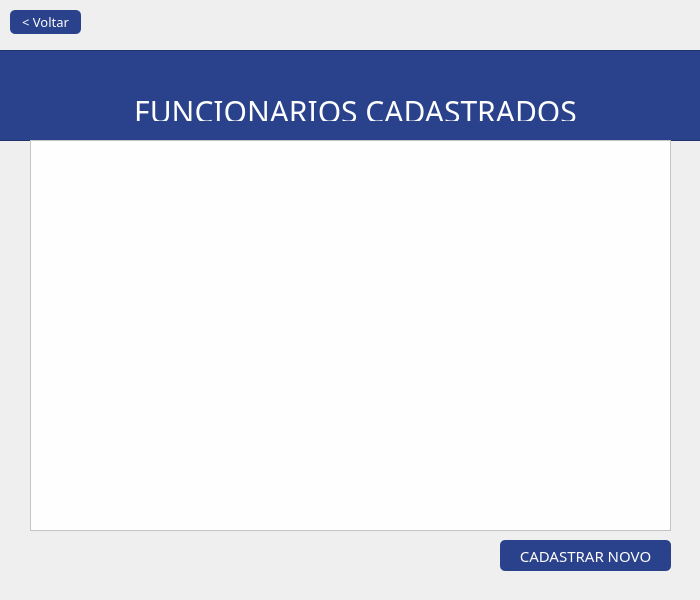
<?xml version="1.0" encoding="UTF-8"?>
<ui version="4.0">
 <class>telaListaFuncionarios</class>
 <widget class="QDialog" name="telaListaFuncionarios">
  <property name="geometry">
   <rect>
    <x>0</x>
    <y>0</y>
    <width>700</width>
    <height>600</height>
   </rect>
  </property>
  <property name="minimumSize">
   <size>
    <width>700</width>
    <height>600</height>
   </size>
  </property>
  <property name="maximumSize">
   <size>
    <width>700</width>
    <height>600</height>
   </size>
  </property>
  <property name="windowTitle">
   <string>BIBLIOTECA</string>
  </property>
  <property name="windowIcon">
   <iconset resource="arquivos.qrc">
    <normaloff>:/images/images/icone.ico</normaloff>:/images/images/icone.ico</iconset>
  </property>
  <widget class="QPushButton" name="voltar_btn">
   <property name="geometry">
    <rect>
     <x>10</x>
     <y>10</y>
     <width>71</width>
     <height>24</height>
    </rect>
   </property>
   <property name="cursor">
    <cursorShape>PointingHandCursor</cursorShape>
   </property>
   <property name="focusPolicy">
    <enum>Qt::NoFocus</enum>
   </property>
   <property name="styleSheet">
    <string notr="true">QPushButton{font-size: 13px;
border-radius: 5px;
background-color:#2a428c;
color: #fefefe;
font-family:Franklin Gothic Heavy;}

:hover{
background-color:#3c58a0;}</string>
   </property>
   <property name="text">
    <string>&lt; Voltar</string>
   </property>
  </widget>
  <widget class="QPushButton" name="cadNovo_btn">
   <property name="geometry">
    <rect>
     <x>500</x>
     <y>540</y>
     <width>171</width>
     <height>31</height>
    </rect>
   </property>
   <property name="cursor">
    <cursorShape>PointingHandCursor</cursorShape>
   </property>
   <property name="focusPolicy">
    <enum>Qt::NoFocus</enum>
   </property>
   <property name="styleSheet">
    <string notr="true">QPushButton{font-size: 15px;
border-radius: 5px;
background-color:#2a428c;
color: #fefefe;
font-family:Franklin Gothic Heavy;
}
:hover{
background-color:#3c58a0;}</string>
   </property>
   <property name="text">
    <string>CADASTRAR NOVO</string>
   </property>
  </widget>
  <widget class="QLabel" name="label_6">
   <property name="geometry">
    <rect>
     <x>320</x>
     <y>20</y>
     <width>65</width>
     <height>65</height>
    </rect>
   </property>
   <property name="maximumSize">
    <size>
     <width>65</width>
     <height>65</height>
    </size>
   </property>
   <property name="text">
    <string/>
   </property>
   <property name="pixmap">
    <pixmap resource="arquivos.qrc">:/images/images/888.png</pixmap>
   </property>
   <property name="scaledContents">
    <bool>true</bool>
   </property>
  </widget>
  <widget class="QTableView" name="funcionarios_tbw">
   <property name="geometry">
    <rect>
     <x>30</x>
     <y>140</y>
     <width>641</width>
     <height>391</height>
    </rect>
   </property>
   <property name="styleSheet">
    <string notr="true">background-color:#fefefe;
color:#303030;
font-size:15px;</string>
   </property>
   <property name="sizeAdjustPolicy">
    <enum>QAbstractScrollArea::AdjustToContentsOnFirstShow</enum>
   </property>
   <property name="editTriggers">
    <set>QAbstractItemView::AnyKeyPressed|QAbstractItemView::DoubleClicked|QAbstractItemView::EditKeyPressed</set>
   </property>
  </widget>
  <widget class="QFrame" name="frame">
   <property name="geometry">
    <rect>
     <x>-10</x>
     <y>50</y>
     <width>721</width>
     <height>91</height>
    </rect>
   </property>
   <property name="styleSheet">
    <string notr="true">background-color:#2a428c;
color:#fefefe;</string>
   </property>
   <property name="frameShape">
    <enum>QFrame::StyledPanel</enum>
   </property>
   <property name="frameShadow">
    <enum>QFrame::Raised</enum>
   </property>
   <widget class="QLabel" name="login">
    <property name="geometry">
     <rect>
      <x>140</x>
      <y>40</y>
      <width>451</width>
      <height>31</height>
     </rect>
    </property>
    <property name="styleSheet">
     <string notr="true">font-family:Franklin Gothic Heavy;
font-size:30px;
color:#fefefe;
</string>
    </property>
    <property name="text">
     <string>FUNCIONARIOS CADASTRADOS</string>
    </property>
    <property name="textFormat">
     <enum>Qt::PlainText</enum>
    </property>
    <property name="alignment">
     <set>Qt::AlignCenter</set>
    </property>
    <property name="textInteractionFlags">
     <set>Qt::TextSelectableByMouse</set>
    </property>
   </widget>
  </widget>
  <zorder>frame</zorder>
  <zorder>voltar_btn</zorder>
  <zorder>cadNovo_btn</zorder>
  <zorder>label_6</zorder>
  <zorder>funcionarios_tbw</zorder>
 </widget>
 <resources>
  <include location="arquivos.qrc"/>
 </resources>
 <connections/>
</ui>
